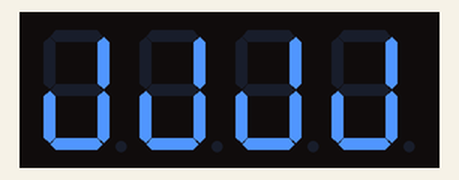
Recording of a sketch running on a simulated Arduino Uno, built with avr-gcc and run on an emulated ATmega328P. Shown: 4-digit seven-segment display.

Above: at 0.1 s.
At 3.1 s:
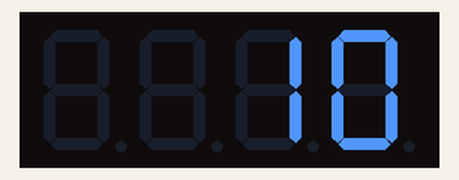

The sketch:

COMPACT.ino
```cpp
#include<TM1637Display.h>

#define CLK 3
#define DIO 4

TM1637Display display = TM1637Display(CLK,DIO);

const uint8_t done[]={
    SEG_B | SEG_C | SEG_D | SEG_E,
    SEG_B | SEG_C | SEG_D | SEG_E,
    SEG_B | SEG_C | SEG_D | SEG_E,
    SEG_B | SEG_C | SEG_D | SEG_E,
};

void setup()
{

}

void loop()
{
    // setSegments();
    // showNumberDec();
    // setBrightness();
    // clear();

    display.setBrightness(5);
    display.setSegments(done);
    delay(3000);
    display.clear();
    display.showNumberDec(10);
    delay(1000);
    display.clear();
}
```

Measured:
- by itself, everything shown: repeats every 4.1 s, in 3 steps
- what the display in image 1 shows lasts 1.0 s, from 3.1 s to 4.1 s
